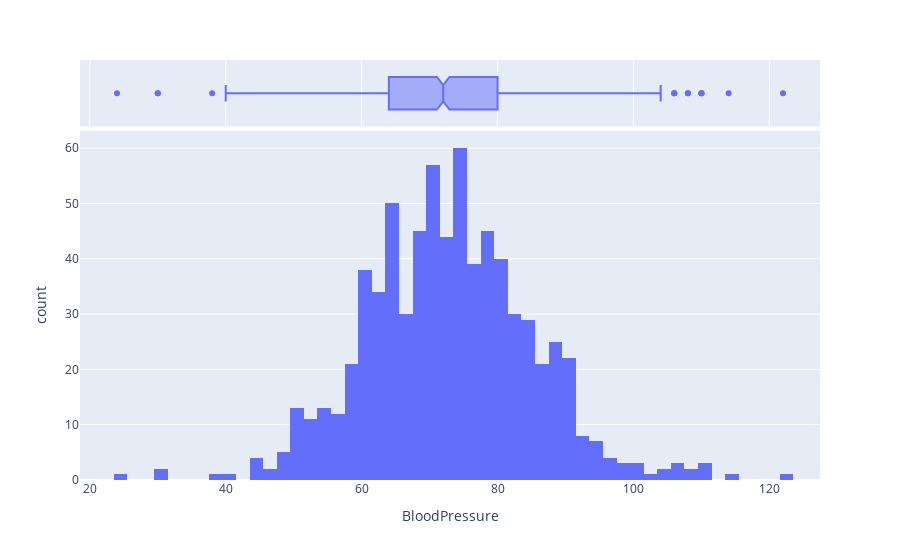

Source (notebook cell):
### Code cell
# BloodPressure column

fig = px.histogram(df_1['BloodPressure'], x="BloodPressure", marginal="box")
fig.show()

### Figure 1 — Plotly figure (JSON) as saved in the notebook; plotly's stock layout.template omitted (floating-point values rounded to 4 significant figures; data arrays with more than 128 entries replaced by an {"elided": "..."} marker saying what was removed)
{"data": [{"alignmentgroup": "True", "bingroup": "x", "hovertemplate": "BloodPressure=%{x}<br>count=%{y}<extra></extra>", "legendgroup": "", "marker": {"color": "#636efa", "pattern": {"shape": ""}}, "name": "", "offsetgroup": "", "orientation": "v", "showlegend": false, "type": "histogram", "x": {"elided": "768 int values"}, "xaxis": "x", "yaxis": "y"}, {"alignmentgroup": "True", "hovertemplate": "BloodPressure=%{x}<extra></extra>", "legendgroup": "", "marker": {"color": "#636efa"}, "name": "", "notched": true, "offsetgroup": "", "showlegend": false, "type": "box", "x": {"elided": "768 int values"}, "xaxis": "x2", "yaxis": "y2"}], "layout": {"barmode": "relative", "legend": {"tracegroupgap": 0}, "margin": {"t": 60}, "xaxis": {"anchor": "y", "domain": [0, 1], "title": {"text": "BloodPressure"}}, "xaxis2": {"anchor": "y2", "domain": [0, 1], "matches": "x", "showgrid": true, "showticklabels": false}, "yaxis": {"anchor": "x", "domain": [0, 0.8316], "title": {"text": "count"}}, "yaxis2": {"anchor": "x2", "domain": [0.8416, 1], "matches": "y2", "showgrid": false, "showline": false, "showticklabels": false, "ticks": ""}}}
